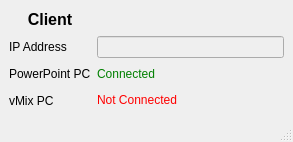
<?xml version="1.0" encoding="UTF-8"?>
<ui version="4.0">
 <class>ServerWindow</class>
 <widget class="QMainWindow" name="ServerWindow">
  <property name="geometry">
   <rect>
    <x>0</x>
    <y>0</y>
    <width>293</width>
    <height>142</height>
   </rect>
  </property>
  <property name="windowTitle">
   <string>1 Control</string>
  </property>
  <widget class="QWidget" name="centralwidget">
   <layout class="QGridLayout" name="gridLayout">
    <item row="5" column="1">
     <widget class="QLabel" name="label_3">
      <property name="text">
       <string>vMix PC</string>
      </property>
     </widget>
    </item>
    <item row="4" column="1">
     <widget class="QLabel" name="label_2">
      <property name="text">
       <string>PowerPoint PC</string>
      </property>
     </widget>
    </item>
    <item row="2" column="2">
     <widget class="QLineEdit" name="ip_address">
      <property name="enabled">
       <bool>false</bool>
      </property>
     </widget>
    </item>
    <item row="2" column="1">
     <widget class="QLabel" name="label">
      <property name="text">
       <string>IP Address</string>
      </property>
     </widget>
    </item>
    <item row="5" column="2">
     <widget class="QLabel" name="vmix_client_status">
      <property name="text">
       <string>&lt;font color=red&gt;Not Connected&lt;/font&gt;</string>
      </property>
     </widget>
    </item>
    <item row="4" column="2">
     <widget class="QLabel" name="pp_client_status">
      <property name="text">
       <string>&lt;font color=green&gt;Connected&lt;/font&gt;</string>
      </property>
     </widget>
    </item>
    <item row="0" column="1">
     <widget class="QLabel" name="label_4">
      <property name="text">
       <string>&lt;html&gt;&lt;head/&gt;&lt;body&gt;&lt;p align=&quot;center&quot;&gt;&lt;span style=&quot; font-size:12pt; font-weight:600;&quot;&gt;Client&lt;/span&gt;&lt;/p&gt;&lt;/body&gt;&lt;/html&gt;</string>
      </property>
      <property name="alignment">
       <set>Qt::AlignCenter</set>
      </property>
     </widget>
    </item>
   </layout>
  </widget>
  <widget class="QMenuBar" name="menubar">
   <property name="geometry">
    <rect>
     <x>0</x>
     <y>0</y>
     <width>293</width>
     <height>21</height>
    </rect>
   </property>
  </widget>
  <widget class="QStatusBar" name="statusbar"/>
 </widget>
 <resources/>
 <connections/>
</ui>
